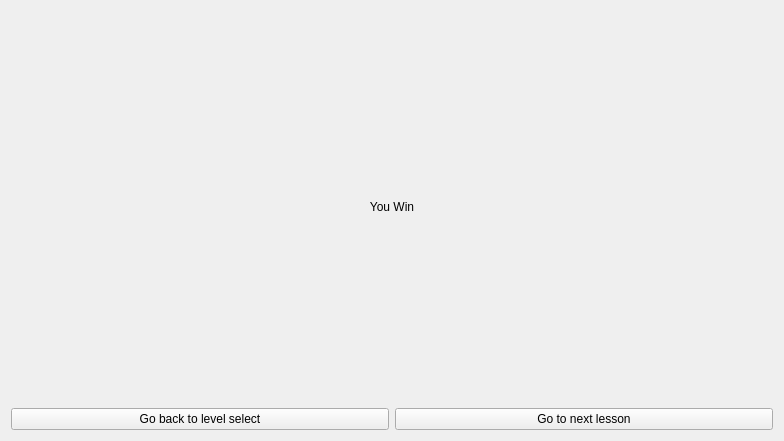
<?xml version="1.0" encoding="UTF-8"?>
<ui version="4.0">
 <class>WinScreen</class>
 <widget class="QWidget" name="WinScreen">
  <property name="geometry">
   <rect>
    <x>0</x>
    <y>0</y>
    <width>784</width>
    <height>441</height>
   </rect>
  </property>
  <property name="windowTitle">
   <string>Form</string>
  </property>
  <layout class="QGridLayout" name="gridLayout">
   <item row="1" column="0" colspan="2">
    <widget class="QPushButton" name="levelSelectButton">
     <property name="text">
      <string>Go back to level select</string>
     </property>
    </widget>
   </item>
   <item row="1" column="2" colspan="2">
    <widget class="QPushButton" name="nextLessonButton">
     <property name="text">
      <string>Go to next lesson</string>
     </property>
    </widget>
   </item>
   <item row="0" column="0" colspan="4">
    <widget class="QLabel" name="winText">
     <property name="text">
      <string>You Win</string>
     </property>
     <property name="alignment">
      <set>Qt::AlignCenter</set>
     </property>
    </widget>
   </item>
  </layout>
 </widget>
 <resources/>
 <connections/>
</ui>
